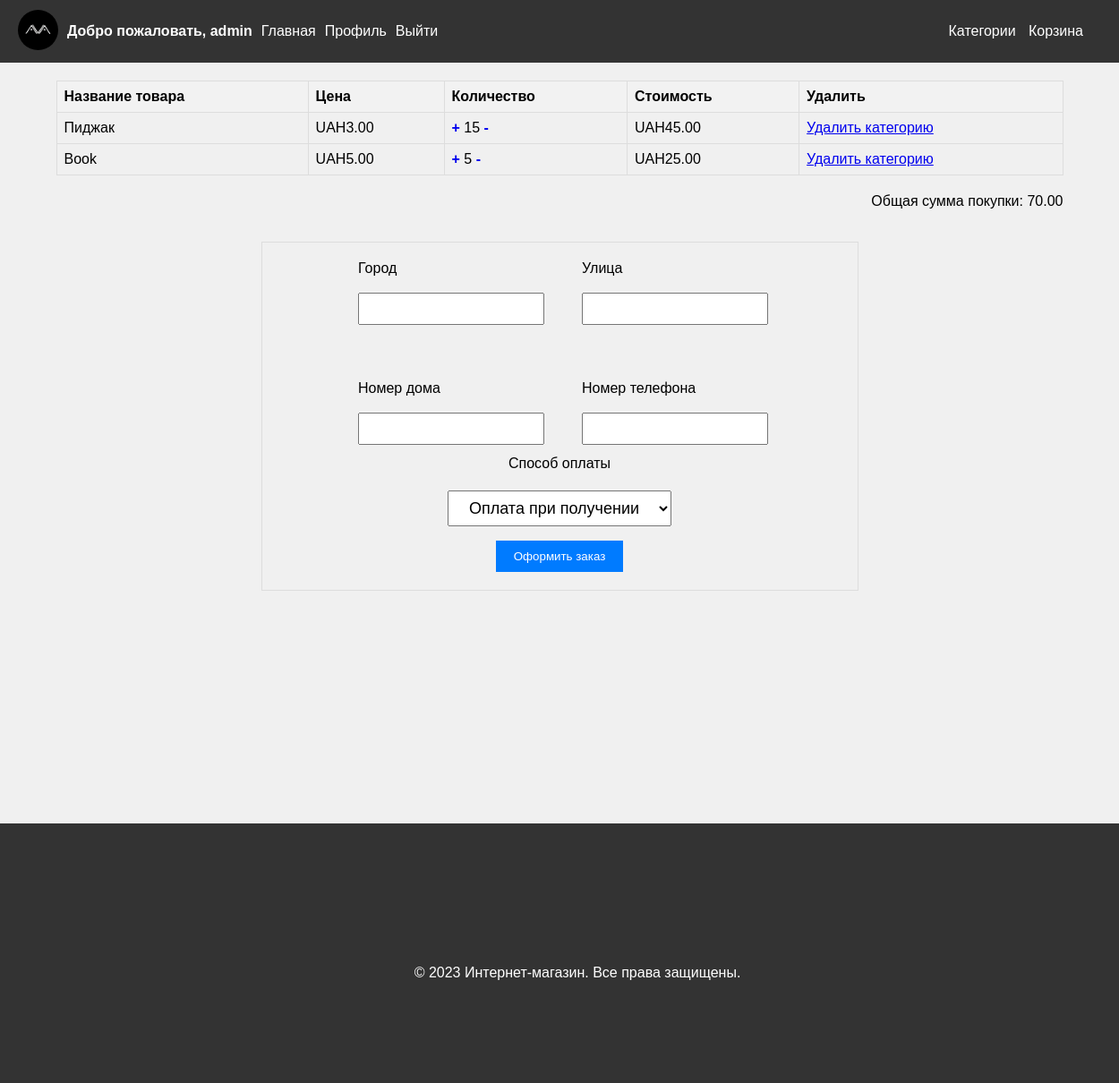
The app's page /products/basket (signed in) with its own data.
### users/models.py (models this page shows)
class User(AbstractUser):
    date_of_birth = models.DateField(null=True, blank=True)
    number_of_phone = models.CharField(max_length=20, blank=True, null=True)
    avatar = models.ImageField(upload_to='images/users/avatar/', blank=True, null=True, default='images/users/avatar/defolt/defolt_avatar.png')
    class Meta:
        verbose_name = "Пользователь"
        verbose_name_plural = "Пользователи"

### products/models.py (models this page shows, shortened)
class Basket(models.Model):
    user_for_basket = models.ForeignKey(to=User, related_name='user_for_basket', on_delete=models.CASCADE)
    product_for_basket = models.ForeignKey(to=Product, related_name='product_for_basket', on_delete=models.CASCADE)
    quantity = models.PositiveIntegerField(default=1)
    def update_total_price(self):
        return self.product_for_basket.price * self.quantity

class Product(models.Model):
    foreign_key = models.ForeignKey(to=CatgoryProduct, on_delete=models.CASCADE)
    name = models.CharField(max_length=200)
    description = models.TextField()
    price = models.DecimalField(max_digits=10, decimal_places=2, default=0.00)
    image = models.ImageField(upload_to='images/products/product_pictures', null=True, blank=True)
    date_added = models.DateTimeField(auto_now_add=True)
    update_date_time = models.DateTimeField(auto_now=True)
    def __str__(self):
        return self.name

### products/views.py (the view)
# urls.py: path('basket', basket, name='basket'),
@login_required
def basket(request):
    basket = Basket.objects.filter(user_for_basket=request.user)
    basket_values = list(basket.values('user_for_basket__username', 'user_for_basket__first_name', 'product_for_basket__name', 'quantity'))  # Преобразуем QuerySet в список словарей
    modified_basket_values = []
    for item in basket_values:
        modified_item = {
        'Username': str(item['user_for_basket__username']) + '\n',
        'Имя': str(item['user_for_basket__first_name']) + '\n',
        'Название продукта': str(item['product_for_basket__name']) + '\n',
        'Количество': str(item['quantity']) + '\n',
        }
        modified_basket_values.append(modified_item)
    total_price = sum(item.update_total_price() for item in basket)
    if request.method == 'POST':
        form = DeliveryRegistrationForm(request.POST)
        if form.is_valid():
            new_order = form.save(commit=False)
            new_order.basket = basket.first()
            new_order.basket_information = modified_basket_values
            new_order.save()
            return render(request, 'success_order.html', {'new_order_id': new_order.id, 'title_page': 'Заказ оформлен!'})
    else:
        form = DeliveryRegistrationForm()
    context = {'basket': basket,
               'total_price': total_price,
               'form': form,
               'title_page': 'Корзина'}
    return render(request, 'basket.html', context)

### products/forms.py
class DeliveryRegistrationForm(forms.ModelForm):
    basket_items = forms.TextInput()
    class Meta:
        model = DeliveriInformation
        fields = ['city', 'street', 'numder_of_house', 'phone', 'basket_information', 'choose_payment_method']
        widgets = {
            'city': forms.TextInput(attrs={'class': 'field_input'}),
            'street': forms.TextInput(attrs={'class': 'field_input'}),
            'numder_of_house': forms.NumberInput(attrs={'class': 'field_input'}),
            'phone': forms.TextInput(attrs={'class': 'field_input'}),
            'choose_payment_method': forms.Select(attrs={'class': 'payment_method_field'})
        }

### products/templates/basket.html (shortened to what this page needs)
{% extends 'base.html' %}
{% load static %}
{% block css %}
    <link rel="stylesheet" type="text/css" href="{% static 'products/css/basket.css' %}">
{% endblock %}
{% block content %}
    <div class="main_block">
        <div class="order_information">
            {% if basket %}
                <div class="table_block">
                    <table class="table_with_order">
                        <thead>
                            <tr>
                                <th>Название товара</th>
                                <th>Цена</th>
                                <th>Количество</th>
                                <th>Стоимость</th>
                                <th>Удалить</th>
                            </tr>
                        </thead>
                        <tbody>
                            {% for item in basket %}
                                <tr>
                                    <td>{{ item.product_for_basket }}</td>
                                    <td>UAH{{ item.product_for_basket.price }}</td>
                                    <td><a class="change_quantity" href="{% url 'products:increase_quantity' item.id %}">+</a> {{ item.quantity }} <a class="change_quantity" href="{% url 'products:decrease_quantity' item.id %}">-</a></td>
                                    <td>UAH{{ item.update_total_price }}</td>
                                    <td><a href="{% url 'products:delete_from_basket' item.id%}">Удалить категорию</a></td>
                                </tr>
                            {% endfor %}
                        </tbody>
                    </table>
                </div>
                <div class="total_sum_block">
                    <p>Общая сумма покупки: {{ total_price }}</p>
                </div>
            {% else %}
                <div class="empty_basket_label">
                    <p>В корзине пока ничего нет</p>
                </div>
            {% endif %}
        </div>
        <div class="form_delivery_information">
            <form method="post">
                <div class="in_form_delivery_information">
                    <div class="grid_block">
                        <div class="city_block">
                            <label>Город</label>
                            <p class="field_input">{{ form.city}}</p>
                        </div>
                        <div class="street_block">
                            <label>Улица</label>
                            <p class="field_input">{{ form.street}}</p>
                        </div>
                        <div class="n_house_block">
                            <label>Номер дома</label>
                            <p class="field_input">{{ form.numder_of_house}}</p>
                        </div>
                        <div class="number_phone_block">
                            <label>Номер телефона</label>
                            <p class="field_input">{{ form.phone}}</p>
                        </div>
                    </div>
                    <div class="payment_method">
                        <label>Способ оплаты</label>
                        <p>{{ form.choose_payment_method}}</p>
                    </div>
                    <div>
                        <button class="btn_create_delivery" type="submit">Оформить заказ</button>
                    </div>
                </div>
            </form>
        </div>
    </div>
{% endblock %}

### products/templates/base.html (shortened to what this page needs)
{% load static %}
<!DOCTYPE html>
<html lang="en">
<head>
    <link rel="stylesheet" type="text/css" href="{% static 'products/css/base.css' %}">
    {% block css %}
    {% endblock %}
</head>
<body class="body_class">
    <div class="navigation_block">
        <div class="user_block">
            {% if user.is_authenticated %}
                {% if user.avatar.url %}
                    <a class="user_item_menu" href="{% url 'index' %}"> <img style="width:45px; height:45px; border-radius: 50px;"  src="{{ user.avatar.url }}"></a>
                {% else %}
                    <a class="user_item_menu" href="{% url 'index' %}"> <img style="width:45px; height:45px; border-radius: 50px;"  src="{% static 'products/image/defolt/defolt_avatar.png' %}"></a>
                {% endif %}
                <p class="hello_block">Добро пожаловать, {{ user.username }}</p>
                <a class="user_item_menu" href="{% url 'index' %}">Главная</a>
                <a class="user_item_menu" href="{% url 'users:profile' %}">Профиль</a>
                <a class="user_item_menu" href="{% url 'users:logout' %}">Выйти</a>
            {% else %}
                <a class="user_item_menu" href="{% url 'index' %}">Главная</a>
                <a class="user_item_menu" href="{% url 'users:sign_in' %}">Войти</a>
                <a class="user_item_menu" href="{% url 'users:sign_up' %}">Регистрация</a>
            {% endif %}
        </div>
        <div class="product_items_menu_block">
            <a class="product_item_menu" href="{% url 'products:product_categories' category_id=1 %}">Категории</a>
            {% if user.is_authenticated %}
                <a class="product_item_menu" href="{% url 'products:basket' %}">Корзина</a>
            {% endif %}
        </div>
    </div>
    <div class="content">
        {% block content %}
        {% endblock %}
    </div>
    <div class="footer">
        <div class="block_with_text">
            <p>&copy; 2023 Интернет-магазин. Все права защищены.</p>
        </div>
    </div>
</body>
</html>

### products/static/products/css/base.css (style rules this page uses)
body { font-family: Arial, sans-serif; background-color: #f0f0f0; margin: 0; padding: 0; height: 100%; overflow-x: hidden; }
.navigation_block { background-color: #333; color: #fff; display: flex; justify-content: space-between; align-items: center; padding: 10px 20px; }
.user_block { display: flex; align-items: center; }
.user_item_menu { color: #fff; text-decoration: none; margin-right: 10px; }
.product_items_menu_block { padding: 10px; }
.product_item_menu { color: #fff; text-decoration: none; margin-right: 10px; }
.content { height: 100vh; }
.hello_block { font-weight: bold; margin-right: 10px; }
.footer { width: 100%; height: 250px; position: relative; bottom: 0; left: 0; padding: 20px; color: white; margin-top: 50px; background-color: #333; }
.block_with_text { padding-top: 122px; text-align: center; margin-bottom: 0px; }

### products/static/products/css/basket.css (style rules this page uses)
.main_block { display: flex; flex-direction: column; justify-content: center; align-items: center; padding-top: 20px; width: 100%; }
.order_information { width: 90%; }
.table_with_order { width: 100%; border-collapse: collapse; }
.table_with_order th, .table_with_order td { border: 1px solid #ddd; padding: 8px; text-align: left; }
.table_with_order th { background-color: #f2f2f2; }
.change_quantity { text-decoration: none; font-weight: bolder; }
.total_sum_block { text-align: right; margin-top: 20px; }
.form_delivery_information { display: flex; flex-direction: column; justify-content: center; align-items: center; margin-top: 20px; padding: 20px; border: 1px solid #ddd; width: 30%; }
.form_delivery_information label { display: block; margin-bottom: 5px; }
.form_delivery_information { width: 50%; }
.in_form_delivery_information { display: flex; flex-direction: column; align-items: center; justify-content: center; }
.form_delivery_information .btn_create_delivery { background-color: #007BFF; color: #fff; padding: 10px 20px; border: none; cursor: pointer; }
.grid_block { display: grid; grid-template-columns: repeat(2, 1fr); grid-gap: 50px; justify-content:center; align-items: center; }
.field_input { width: 200px; height: 30px; font-size: 18px; }
.payment_method { display: flex; flex-direction: column; justify-content:center; align-items: center; text-align: center; }
.payment_method_field { width: 250px; height: 40px; text-align: center; font-size: 18px; }

### records on screen
User: avatar (picture), username "admin"
Basket: product_for_basket "Пиджак", product_for_basket.price "3.00", quantity "15", update_total_price "45.00"
Basket: product_for_basket "Book", product_for_basket.price "5.00", quantity "5", update_total_price "25.00"

### other values on screen
{{ total_price }} "70.00"
